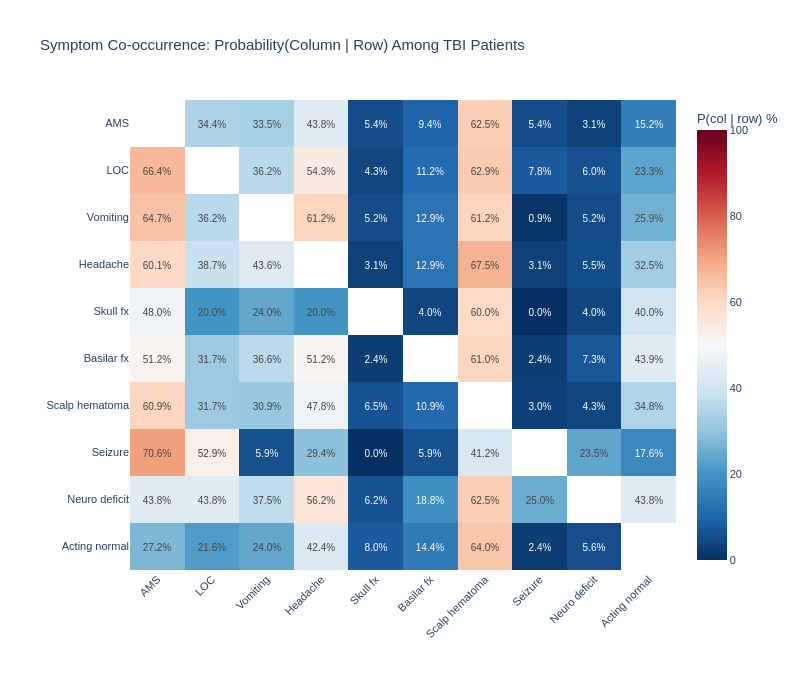

Write notebook code for a chart like this one.
### Code cell
# ── Finding 3 Figure: Symptom Co-occurrence Heatmap Among TBI Patients ──
import plotly.graph_objects as go
import numpy as np

symptoms = [
    'altered_mental_status', 'loc', 'vomiting', 'headache',
    'skull_fx_palpable', 'basilar_skull_fx', 'scalp_hematoma',
    'seizure', 'neuro_deficit', 'acting_normal'
]

label_map = {
    'altered_mental_status': 'AMS',
    'loc': 'LOC',
    'vomiting': 'Vomiting',
    'headache': 'Headache',
    'skull_fx_palpable': 'Skull fx',
    'basilar_skull_fx': 'Basilar fx',
    'scalp_hematoma': 'Scalp hematoma',
    'seizure': 'Seizure',
    'neuro_deficit': 'Neuro deficit',
    'acting_normal': 'Acting normal'
}

labels = [label_map[s] for s in symptoms]

tbi_pos = df_prep[df_prep['clinically_important_tbi'] == 1]

# Build the matrix: P(col symptom | row symptom)
n = len(symptoms)
matrix = np.zeros((n, n))

for i, s1 in enumerate(symptoms):
    s1_count = (tbi_pos[s1] == 1).sum()
    for j, s2 in enumerate(symptoms):
        if i == j:
            matrix[i][j] = np.nan
        else:
            both = ((tbi_pos[s1] == 1) & (tbi_pos[s2] == 1)).sum()
            matrix[i][j] = (both / s1_count * 100) if s1_count > 0 else 0

matrix = np.round(matrix, 1)

# Build text matrix with blanks on diagonal
text_matrix = [[f'{matrix[i][j]:.1f}%' if not np.isnan(matrix[i][j]) else '' 
                for j in range(n)] for i in range(n)]

fig = go.Figure(data=go.Heatmap(
    z=matrix,
    x=labels,
    y=labels,
    text=text_matrix,
    texttemplate='%{text}',
    textfont=dict(size=10),
    colorscale='RdBu_r',
    zmin=0,
    zmax=100,
    colorbar=dict(title='P(col | row) %'),
    hovertemplate='P(%{x} | %{y}) = %{z:.1f}%<extra></extra>'
))


fig.update_layout(
    title=dict(
        text='Symptom Co-occurrence: Probability(Column | Row) Among TBI Patients',
        font=dict(size=15, family='Arial')
    ),
    xaxis=dict(title='', tickangle=-45),
    yaxis=dict(title='', autorange='reversed'),
    plot_bgcolor='white',
    paper_bgcolor='white',
    font=dict(family='Arial', size=11),
    width=800,
    height=700,
    margin=dict(l=130, r=80, t=100, b=130)
)

fig.show()

fig.write_image('../figs/finding3_cooccurrence.pdf', width=800, height=700)
print("✓ Exported to finding3_cooccurrence.pdf")

### Figure 1 — Plotly figure (JSON) as saved in the notebook; plotly's stock layout.template omitted (floating-point values rounded to 4 significant figures)
{"data": [{"colorbar": {"title": {"text": "P(col | row) %"}}, "colorscale": [[0, "rgb(5,48,97)"], [0.1, "rgb(33,102,172)"], [0.2, "rgb(67,147,195)"], [0.3, "rgb(146,197,222)"], [0.4, "rgb(209,229,240)"], [0.5, "rgb(247,247,247)"], [0.6, "rgb(253,219,199)"], [0.7, "rgb(244,165,130)"], [0.8, "rgb(214,96,77)"], [0.9, "rgb(178,24,43)"], [1, "rgb(103,0,31)"]], "hovertemplate": "P(%{x} | %{y}) = %{z:.1f}%<extra></extra>", "text": [["", "34.4%", "33.5%", "43.8%", "5.4%", "9.4%", "62.5%", "5.4%", "3.1%", "15.2%"], ["66.4%", "", "36.2%", "54.3%", "4.3%", "11.2%", "62.9%", "7.8%", "6.0%", "23.3%"], ["64.7%", "36.2%", "", "61.2%", "5.2%", "12.9%", "61.2%", "0.9%", "5.2%", "25.9%"], ["60.1%", "38.7%", "43.6%", "", "3.1%", "12.9%", "67.5%", "3.1%", "5.5%", "32.5%"], ["48.0%", "20.0%", "24.0%", "20.0%", "", "4.0%", "60.0%", "0.0%", "4.0%", "40.0%"], ["51.2%", "31.7%", "36.6%", "51.2%", "2.4%", "", "61.0%", "2.4%", "7.3%", "43.9%"], ["60.9%", "31.7%", "30.9%", "47.8%", "6.5%", "10.9%", "", "3.0%", "4.3%", "34.8%"], ["70.6%", "52.9%", "5.9%", "29.4%", "0.0%", "5.9%", "41.2%", "", "23.5%", "17.6%"], ["43.8%", "43.8%", "37.5%", "56.2%", "6.2%", "18.8%", "62.5%", "25.0%", "", "43.8%"], ["27.2%", "21.6%", "24.0%", "42.4%", "8.0%", "14.4%", "64.0%", "2.4%", "5.6%", ""]], "textfont": {"size": 10}, "texttemplate": "%{text}", "type": "heatmap", "x": ["AMS", "LOC", "Vomiting", "Headache", "Skull fx", "Basilar fx", "Scalp hematoma", "Seizure", "Neuro deficit", "Acting normal"], "y": ["AMS", "LOC", "Vomiting", "Headache", "Skull fx", "Basilar fx", "Scalp hematoma", "Seizure", "Neuro deficit", "Acting normal"], "z": [[NaN, 34.4, 33.5, 43.8, 5.4, 9.4, 62.5, 5.4, 3.1, 15.2], [66.4, NaN, 36.2, 54.3, 4.3, 11.2, 62.9, 7.8, 6.0, 23.3], [64.7, 36.2, NaN, 61.2, 5.2, 12.9, 61.2, 0.9, 5.2, 25.9], [60.1, 38.7, 43.6, NaN, 3.1, 12.9, 67.5, 3.1, 5.5, 32.5], [48.0, 20.0, 24.0, 20.0, NaN, 4.0, 60.0, 0.0, 4.0, 40.0], [51.2, 31.7, 36.6, 51.2, 2.4, NaN, 61.0, 2.4, 7.3, 43.9], [60.9, 31.7, 30.9, 47.8, 6.5, 10.9, NaN, 3.0, 4.3, 34.8], [70.6, 52.9, 5.9, 29.4, 0.0, 5.9, 41.2, NaN, 23.5, 17.6], [43.8, 43.8, 37.5, 56.2, 6.2, 18.8, 62.5, 25.0, NaN, 43.8], [27.2, 21.6, 24.0, 42.4, 8.0, 14.4, 64.0, 2.4, 5.6, NaN]], "zmax": 100, "zmin": 0}], "layout": {"font": {"family": "Arial", "size": 11}, "height": 700, "margin": {"b": 130, "l": 130, "r": 80, "t": 100}, "paper_bgcolor": "white", "plot_bgcolor": "white", "title": {"font": {"family": "Arial", "size": 15}, "text": "Symptom Co-occurrence: Probability(Column | Row) Among TBI Patients"}, "width": 800, "xaxis": {"tickangle": -45, "title": {"text": ""}}, "yaxis": {"autorange": "reversed", "title": {"text": ""}}}}
